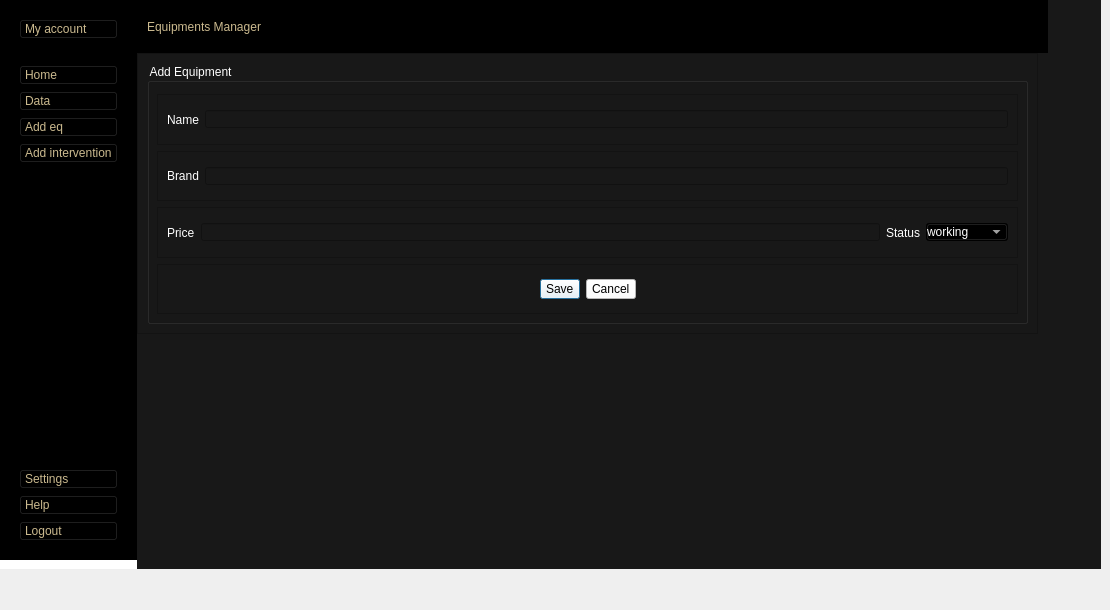
      <widget class="QWidget" name="AddPage_9">
       <widget class="QWidget" name="centralwidget_18">
        <property name="geometry">
         <rect>
          <x>0</x>
          <y>0</y>
          <width>1101</width>
          <height>601</height>
         </rect>
        </property>
        <property name="styleSheet">
         <string notr="true">*{
padding:0;
margin:0;
}
QPushButton{
	text-align:left;
	padding:2px 5px;
	font: 75 9pt &quot;MS Shell Dlg 2&quot;;
}
#leftMenuSubContainer QPushButton{
	text-align:left;
	padding:5px 10px;
}</string>
        </property>
        <layout class="QFormLayout" name="formLayout_31">
         <property name="horizontalSpacing">
          <number>0</number>
         </property>
         <property name="verticalSpacing">
          <number>0</number>
         </property>
         <property name="leftMargin">
          <number>0</number>
         </property>
         <property name="topMargin">
          <number>0</number>
         </property>
         <property name="rightMargin">
          <number>0</number>
         </property>
         <property name="bottomMargin">
          <number>0</number>
         </property>
         <item row="0" column="0">
          <widget class="QWidget" name="leftMenuContainer_35" native="true">
           <property name="styleSheet">
            <string notr="true">background-color:#FFF;
</string>
           </property>
           <layout class="QVBoxLayout" name="verticalLayout_183">
            <property name="leftMargin">
             <number>0</number>
            </property>
            <property name="topMargin">
             <number>0</number>
            </property>
            <property name="rightMargin">
             <number>0</number>
            </property>
            <item>
             <widget class="QWidget" name="leftMenuSubContainer_35" native="true">
              <property name="styleSheet">
               <string notr="true">color:rgb(203, 186, 143);
background-color:rgb(0, 0, 0);</string>
              </property>
              <layout class="QVBoxLayout" name="verticalLayout_184">
               <item alignment="Qt::AlignTop">
                <widget class="QFrame" name="UserSideMenu_35">
                 <property name="frameShape">
                  <enum>QFrame::StyledPanel</enum>
                 </property>
                 <property name="frameShadow">
                  <enum>QFrame::Raised</enum>
                 </property>
                 <layout class="QHBoxLayout" name="horizontalLayout_99">
                  <item>
                   <widget class="QPushButton" name="Account_35">
                    <property name="toolTip">
                     <string>User</string>
                    </property>
                    <property name="toolTipDuration">
                     <number>16</number>
                    </property>
                    <property name="text">
                     <string>My account</string>
                    </property>
                    <property name="icon">
                     <iconset>
                      <normalon>../../project/icon/user.svg</normalon>
                     </iconset>
                    </property>
                    <property name="iconSize">
                     <size>
                      <width>20</width>
                      <height>20</height>
                     </size>
                    </property>
                   </widget>
                  </item>
                 </layout>
                </widget>
               </item>
               <item alignment="Qt::AlignTop">
                <widget class="QFrame" name="MainFunctions_35">
                 <property name="sizePolicy">
                  <sizepolicy hsizetype="Preferred" vsizetype="Preferred">
                   <horstretch>0</horstretch>
                   <verstretch>0</verstretch>
                  </sizepolicy>
                 </property>
                 <property name="frameShape">
                  <enum>QFrame::StyledPanel</enum>
                 </property>
                 <property name="frameShadow">
                  <enum>QFrame::Raised</enum>
                 </property>
                 <layout class="QVBoxLayout" name="verticalLayout_185">
                  <item>
                   <widget class="QPushButton" name="HomeBtn_35">
                    <property name="toolTip">
                     <string>Home</string>
                    </property>
                    <property name="text">
                     <string>Home</string>
                    </property>
                    <property name="icon">
                     <iconset>
                      <normaloff>../../project/icon/home.svg</normaloff>
                      <normalon>../../project/icon/home.svg</normalon>../../project/icon/home.svg</iconset>
                    </property>
                    <property name="iconSize">
                     <size>
                      <width>20</width>
                      <height>20</height>
                     </size>
                    </property>
                   </widget>
                  </item>
                  <item>
                   <widget class="QPushButton" name="DataBtn_35">
                    <property name="toolTip">
                     <string>Data</string>
                    </property>
                    <property name="text">
                     <string>Data</string>
                    </property>
                    <property name="icon">
                     <iconset>
                      <normaloff>../../project/icon/database.svg</normaloff>
                      <normalon>../../project/icon/database.svg</normalon>../../project/icon/database.svg</iconset>
                    </property>
                    <property name="iconSize">
                     <size>
                      <width>20</width>
                      <height>20</height>
                     </size>
                    </property>
                   </widget>
                  </item>
                  <item>
                   <widget class="QPushButton" name="addeq_35">
                    <property name="styleSheet">
                     <string notr="true">font: 75 9pt &quot;MS Shell Dlg 2&quot;;</string>
                    </property>
                    <property name="text">
                     <string>Add eq</string>
                    </property>
                    <property name="icon">
                     <iconset>
                      <normaloff>../../project/icon/plus.svg</normaloff>../../project/icon/plus.svg</iconset>
                    </property>
                    <property name="iconSize">
                     <size>
                      <width>20</width>
                      <height>20</height>
                     </size>
                    </property>
                   </widget>
                  </item>
                  <item>
                   <widget class="QPushButton" name="PdfBtn_63">
                    <property name="toolTip">
                     <string>Pdf</string>
                    </property>
                    <property name="text">
                     <string>Add intervention</string>
                    </property>
                    <property name="icon">
                     <iconset>
                      <normaloff>../../project/icon/tool.svg</normaloff>../../project/icon/tool.svg</iconset>
                    </property>
                    <property name="iconSize">
                     <size>
                      <width>20</width>
                      <height>20</height>
                     </size>
                    </property>
                   </widget>
                  </item>
                  <item>
                   <spacer name="verticalSpacer_239">
                    <property name="orientation">
                     <enum>Qt::Vertical</enum>
                    </property>
                    <property name="sizeHint" stdset="0">
                     <size>
                      <width>20</width>
                      <height>40</height>
                     </size>
                    </property>
                   </spacer>
                  </item>
                  <item>
                   <spacer name="verticalSpacer_240">
                    <property name="orientation">
                     <enum>Qt::Vertical</enum>
                    </property>
                    <property name="sizeHint" stdset="0">
                     <size>
                      <width>20</width>
                      <height>40</height>
                     </size>
                    </property>
                   </spacer>
                  </item>
                  <item>
                   <spacer name="verticalSpacer_241">
                    <property name="orientation">
                     <enum>Qt::Vertical</enum>
                    </property>
                    <property name="sizeHint" stdset="0">
                     <size>
                      <width>20</width>
                      <height>40</height>
                     </size>
                    </property>
                   </spacer>
                  </item>
                  <item>
                   <spacer name="verticalSpacer_242">
                    <property name="orientation">
                     <enum>Qt::Vertical</enum>
                    </property>
                    <property name="sizeHint" stdset="0">
                     <size>
                      <width>20</width>
                      <height>40</height>
                     </size>
                    </property>
                   </spacer>
                  </item>
                  <item>
                   <spacer name="verticalSpacer_243">
                    <property name="orientation">
                     <enum>Qt::Vertical</enum>
                    </property>
                    <property name="sizeHint" stdset="0">
                     <size>
                      <width>20</width>
                      <height>40</height>
                     </size>
                    </property>
                   </spacer>
                  </item>
                  <item>
                   <spacer name="verticalSpacer_244">
                    <property name="orientation">
                     <enum>Qt::Vertical</enum>
                    </property>
                    <property name="sizeHint" stdset="0">
                     <size>
                      <width>20</width>
                      <height>40</height>
                     </size>
                    </property>
                   </spacer>
                  </item>
                  <item>
                   <spacer name="verticalSpacer_245">
                    <property name="orientation">
                     <enum>Qt::Vertical</enum>
                    </property>
                    <property name="sizeHint" stdset="0">
                     <size>
                      <width>20</width>
                      <height>40</height>
                     </size>
                    </property>
                   </spacer>
                  </item>
                 </layout>
                </widget>
               </item>
               <item alignment="Qt::AlignBottom">
                <widget class="QFrame" name="AppFunction_35">
                 <property name="frameShape">
                  <enum>QFrame::StyledPanel</enum>
                 </property>
                 <property name="frameShadow">
                  <enum>QFrame::Raised</enum>
                 </property>
                 <layout class="QVBoxLayout" name="verticalLayout_186">
                  <item>
                   <widget class="QPushButton" name="SettingsBtn_37">
                    <property name="toolTip">
                     <string>Settings</string>
                    </property>
                    <property name="text">
                     <string>Settings</string>
                    </property>
                    <property name="icon">
                     <iconset>
                      <normaloff>../../project/icon/settings.svg</normaloff>
                      <disabledoff>../../project/icon/settings.svg</disabledoff>../../project/icon/settings.svg</iconset>
                    </property>
                    <property name="iconSize">
                     <size>
                      <width>20</width>
                      <height>20</height>
                     </size>
                    </property>
                   </widget>
                  </item>
                  <item>
                   <widget class="QPushButton" name="HelpBtn_35">
                    <property name="toolTip">
                     <string>Help</string>
                    </property>
                    <property name="text">
                     <string>Help</string>
                    </property>
                    <property name="icon">
                     <iconset>
                      <normaloff>../../project/icon/help-circle.svg</normaloff>
                      <normalon>../../project/icon/help-circle.svg</normalon>../../project/icon/help-circle.svg</iconset>
                    </property>
                    <property name="iconSize">
                     <size>
                      <width>20</width>
                      <height>20</height>
                     </size>
                    </property>
                   </widget>
                  </item>
                  <item>
                   <widget class="QPushButton" name="LogoutBtn_35">
                    <property name="toolTip">
                     <string>Logout</string>
                    </property>
                    <property name="text">
                     <string>Logout</string>
                    </property>
                    <property name="icon">
                     <iconset>
                      <normaloff>../../project/icon/log-out.svg</normaloff>
                      <normalon>../../project/icon/log-out.svg</normalon>../../project/icon/log-out.svg</iconset>
                    </property>
                    <property name="iconSize">
                     <size>
                      <width>20</width>
                      <height>20</height>
                     </size>
                    </property>
                   </widget>
                  </item>
                 </layout>
                </widget>
               </item>
              </layout>
             </widget>
            </item>
           </layout>
          </widget>
         </item>
         <item row="0" column="1">
          <widget class="QWidget" name="mainBodyContainer_35" native="true">
           <property name="styleSheet">
            <string notr="true">background-color:#181818 ;</string>
           </property>
           <widget class="QFrame" name="TopBar_35">
            <property name="geometry">
             <rect>
              <x>0</x>
              <y>0</y>
              <width>911</width>
              <height>53</height>
             </rect>
            </property>
            <property name="styleSheet">
             <string notr="true">background-color:rgb(0, 0, 0);</string>
            </property>
            <property name="frameShape">
             <enum>QFrame::StyledPanel</enum>
            </property>
            <property name="frameShadow">
             <enum>QFrame::Raised</enum>
            </property>
            <layout class="QVBoxLayout" name="verticalLayout_187">
             <item>
              <widget class="QLabel" name="Actor_35">
               <property name="styleSheet">
                <string notr="true">color:rgb(203, 186, 143);
font: 75 16pt &quot;MS Shell Dlg 2&quot;;
</string>
               </property>
               <property name="text">
                <string>Equipments Manager</string>
               </property>
              </widget>
             </item>
            </layout>
           </widget>
           <widget class="QFrame" name="MainContent_35">
            <property name="geometry">
             <rect>
              <x>0</x>
              <y>53</y>
              <width>901</width>
              <height>281</height>
             </rect>
            </property>
            <property name="styleSheet">
             <string notr="true">background-color:#181818 ;</string>
            </property>
            <property name="frameShape">
             <enum>QFrame::StyledPanel</enum>
            </property>
            <property name="frameShadow">
             <enum>QFrame::Raised</enum>
            </property>
            <layout class="QHBoxLayout" name="horizontalLayout_100">
             <item>
              <widget class="QGroupBox" name="groupBox_52">
               <property name="styleSheet">
                <string notr="true">font: 75 12pt &quot;MS Shell Dlg 2&quot;;
color:#fff;
</string>
               </property>
               <property name="title">
                <string>Add Equipment</string>
               </property>
               <layout class="QVBoxLayout" name="verticalLayout_188">
                <property name="spacing">
                 <number>6</number>
                </property>
                <property name="topMargin">
                 <number>30</number>
                </property>
                <item>
                 <widget class="QFrame" name="frame_57">
                  <property name="frameShape">
                   <enum>QFrame::StyledPanel</enum>
                  </property>
                  <property name="frameShadow">
                   <enum>QFrame::Raised</enum>
                  </property>
                  <layout class="QHBoxLayout" name="horizontalLayout_101">
                   <item>
                    <widget class="QLabel" name="label_187">
                     <property name="text">
                      <string>Name</string>
                     </property>
                    </widget>
                   </item>
                   <item>
                    <widget class="QLineEdit" name="lineEdit_112"/>
                   </item>
                  </layout>
                 </widget>
                </item>
                <item>
                 <widget class="QFrame" name="frame_58">
                  <property name="frameShape">
                   <enum>QFrame::StyledPanel</enum>
                  </property>
                  <property name="frameShadow">
                   <enum>QFrame::Raised</enum>
                  </property>
                  <layout class="QHBoxLayout" name="horizontalLayout_102">
                   <item>
                    <widget class="QLabel" name="label_188">
                     <property name="text">
                      <string>Brand</string>
                     </property>
                    </widget>
                   </item>
                   <item>
                    <widget class="QLineEdit" name="lineEdit_113"/>
                   </item>
                  </layout>
                 </widget>
                </item>
                <item>
                 <widget class="QFrame" name="frame_59">
                  <property name="frameShape">
                   <enum>QFrame::StyledPanel</enum>
                  </property>
                  <property name="frameShadow">
                   <enum>QFrame::Raised</enum>
                  </property>
                  <layout class="QHBoxLayout" name="horizontalLayout_103">
                   <item>
                    <widget class="QLabel" name="label_189">
                     <property name="text">
                      <string>Price</string>
                     </property>
                    </widget>
                   </item>
                   <item>
                    <widget class="QLineEdit" name="lineEdit_114"/>
                   </item>
                   <item>
                    <widget class="QLabel" name="label_190">
                     <property name="text">
                      <string>Status</string>
                     </property>
                    </widget>
                   </item>
                   <item>
                    <widget class="QComboBox" name="comboBox_27">
                     <property name="styleSheet">
                      <string notr="true">background-color:rgb(0, 0, 0);</string>
                     </property>
                     <item>
                      <property name="text">
                       <string>working</string>
                      </property>
                     </item>
                     <item>
                      <property name="text">
                       <string>not working</string>
                      </property>
                     </item>
                    </widget>
                   </item>
                  </layout>
                 </widget>
                </item>
                <item>
                 <widget class="QFrame" name="frame_60">
                  <property name="frameShape">
                   <enum>QFrame::StyledPanel</enum>
                  </property>
                  <property name="frameShadow">
                   <enum>QFrame::Raised</enum>
                  </property>
                  <layout class="QHBoxLayout" name="horizontalLayout_104">
                   <item>
                    <widget class="QDialogButtonBox" name="buttonBox_11">
                     <property name="styleSheet">
                      <string notr="true">background-color:#FFF;
color:rgb(0, 0, 0);</string>
                     </property>
                     <property name="standardButtons">
                      <set>QDialogButtonBox::Cancel|QDialogButtonBox::Save</set>
                     </property>
                     <property name="centerButtons">
                      <bool>true</bool>
                     </property>
                    </widget>
                   </item>
                  </layout>
                 </widget>
                </item>
               </layout>
              </widget>
             </item>
            </layout>
           </widget>
          </widget>
         </item>
        </layout>
       </widget>
      </widget>
